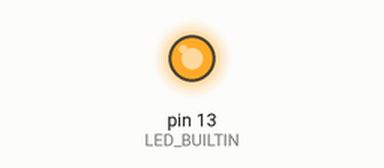
This sketch was run on a simulated Arduino Uno, built with avr-gcc and run on an emulated ATmega328P. On the bench: output pins drawn as LEDs (lit = HIGH).

Above: at 0.5 s.
At 70.0 s:
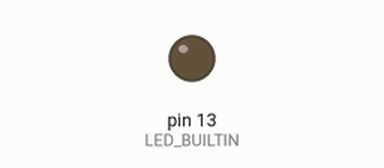
Timing chart, 0 to 75.4 s (numbered marks = the images above):
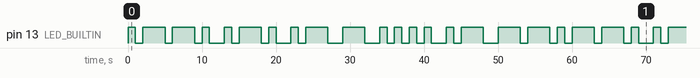

Measured:
- by itself, pin 13 (LED_BUILTIN): moves between LOW and HIGH, repeating every 58.0 s
- by itself, everything shown: repeats every 58.0 s, in 36 steps

The sketch:

first_name.ino
```cpp
void setup()
{
  pinMode(LED_BUILTIN, OUTPUT);
}

void dot()
{
  digitalWrite(LED_BUILTIN, HIGH);
  delay(1000);
  digitalWrite(LED_BUILTIN, LOW);
  delay(1000);
}

void dash()
{
  digitalWrite(LED_BUILTIN, HIGH);
  delay(3000);
  digitalWrite(LED_BUILTIN, LOW);
  delay(1000);
}

void loop()
{
  //P
  dot(); dash(); dash(); dot();
  delay(1000);

  //R
  dot(); dash(); dot();
  delay(1000);

  //A
  dot(); dash();
  delay(1000);

  //T
  dash();
  delay(1000);

  //H
  dot(); dot(); dot(); dot();
  delay(1000);

  //A
  dot(); dash();
  delay(1000);

  //M
  dash(); dash();
}
```
